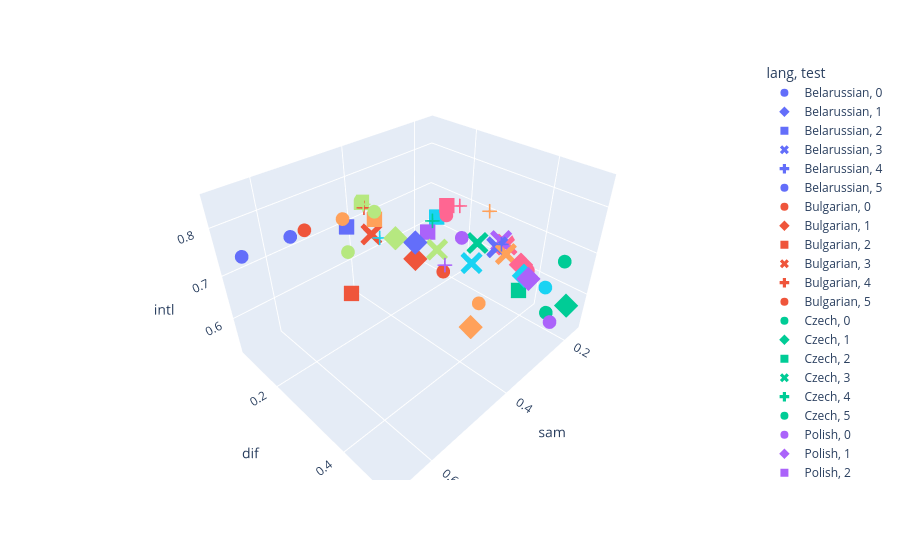

The notebook cell this image was saved under:
### Code cell
fig = px.scatter_3d(intellig, x="sam", y="dif", z="intl", color="lang", symbol="test")
fig.show()

### Figure 1 — Plotly figure (JSON) as saved in the notebook; plotly's stock layout.template omitted (floating-point values rounded to 4 significant figures)
{"data": [{"hovertemplate": "lang=Belarussian<br>test=0<br>sam=%{x}<br>dif=%{y}<br>intl=%{z}<extra></extra>", "legendgroup": "Belarussian, 0", "marker": {"color": "#636efa", "symbol": "circle"}, "mode": "markers", "name": "Belarussian, 0", "scene": "scene", "showlegend": true, "type": "scatter3d", "x": [0.6744], "y": [0.1395], "z": [0.7665]}, {"hovertemplate": "lang=Belarussian<br>test=1<br>sam=%{x}<br>dif=%{y}<br>intl=%{z}<extra></extra>", "legendgroup": "Belarussian, 1", "marker": {"color": "#636efa", "symbol": "diamond"}, "mode": "markers", "name": "Belarussian, 1", "scene": "scene", "showlegend": true, "type": "scatter3d", "x": [0.45], "y": [0.325], "z": [0.7773]}, {"hovertemplate": "lang=Belarussian<br>test=2<br>sam=%{x}<br>dif=%{y}<br>intl=%{z}<extra></extra>", "legendgroup": "Belarussian, 2", "marker": {"color": "#636efa", "symbol": "square"}, "mode": "markers", "name": "Belarussian, 2", "scene": "scene", "showlegend": true, "type": "scatter3d", "x": [0.4571], "y": [0.1429], "z": [0.7359]}, {"hovertemplate": "lang=Belarussian<br>test=3<br>sam=%{x}<br>dif=%{y}<br>intl=%{z}<extra></extra>", "legendgroup": "Belarussian, 3", "marker": {"color": "#636efa", "symbol": "x"}, "mode": "markers", "name": "Belarussian, 3", "scene": "scene", "showlegend": true, "type": "scatter3d", "x": [0.2273], "y": [0.3409], "z": [0.6743]}, {"hovertemplate": "lang=Belarussian<br>test=4<br>sam=%{x}<br>dif=%{y}<br>intl=%{z}<extra></extra>", "legendgroup": "Belarussian, 4", "marker": {"color": "#636efa", "symbol": "cross"}, "mode": "markers", "name": "Belarussian, 4", "scene": "scene", "showlegend": true, "type": "scatter3d", "x": [0.3514], "y": [0.4324], "z": [0.7776]}, {"hovertemplate": "lang=Belarussian<br>test=5<br>sam=%{x}<br>dif=%{y}<br>intl=%{z}<extra></extra>", "legendgroup": "Belarussian, 5", "marker": {"color": "#636efa", "symbol": "circle"}, "mode": "markers", "name": "Belarussian, 5", "scene": "scene", "showlegend": true, "type": "scatter3d", "x": [0.6216], "y": [0.2162], "z": [0.8158]}, {"hovertemplate": "lang=Bulgarian<br>test=0<br>sam=%{x}<br>dif=%{y}<br>intl=%{z}<extra></extra>", "legendgroup": "Bulgarian, 0", "marker": {"color": "#EF553B", "symbol": "circle"}, "mode": "markers", "name": "Bulgarian, 0", "scene": "scene", "showlegend": true, "type": "scatter3d", "x": [0.3488], "y": [0.3023], "z": [0.6543]}, {"hovertemplate": "lang=Bulgarian<br>test=1<br>sam=%{x}<br>dif=%{y}<br>intl=%{z}<extra></extra>", "legendgroup": "Bulgarian, 1", "marker": {"color": "#EF553B", "symbol": "diamond"}, "mode": "markers", "name": "Bulgarian, 1", "scene": "scene", "showlegend": true, "type": "scatter3d", "x": [0.425], "y": [0.3], "z": [0.7199]}, {"hovertemplate": "lang=Bulgarian<br>test=2<br>sam=%{x}<br>dif=%{y}<br>intl=%{z}<extra></extra>", "legendgroup": "Bulgarian, 2", "marker": {"color": "#EF553B", "symbol": "square"}, "mode": "markers", "name": "Bulgarian, 2", "scene": "scene", "showlegend": true, "type": "scatter3d", "x": [0.5429], "y": [0.2571], "z": [0.6817]}, {"hovertemplate": "lang=Bulgarian<br>test=3<br>sam=%{x}<br>dif=%{y}<br>intl=%{z}<extra></extra>", "legendgroup": "Bulgarian, 3", "marker": {"color": "#EF553B", "symbol": "x"}, "mode": "markers", "name": "Bulgarian, 3", "scene": "scene", "showlegend": true, "type": "scatter3d", "x": [0.4091], "y": [0.1591], "z": [0.7052]}, {"hovertemplate": "lang=Bulgarian<br>test=4<br>sam=%{x}<br>dif=%{y}<br>intl=%{z}<extra></extra>", "legendgroup": "Bulgarian, 4", "marker": {"color": "#EF553B", "symbol": "cross"}, "mode": "markers", "name": "Bulgarian, 4", "scene": "scene", "showlegend": true, "type": "scatter3d", "x": [0.4054], "y": [0.1351], "z": [0.7548]}, {"hovertemplate": "lang=Bulgarian<br>test=5<br>sam=%{x}<br>dif=%{y}<br>intl=%{z}<extra></extra>", "legendgroup": "Bulgarian, 5", "marker": {"color": "#EF553B", "symbol": "circle"}, "mode": "markers", "name": "Bulgarian, 5", "scene": "scene", "showlegend": true, "type": "scatter3d", "x": [0.5946], "y": [0.2162], "z": [0.8166]}, {"hovertemplate": "lang=Czech<br>test=0<br>sam=%{x}<br>dif=%{y}<br>intl=%{z}<extra></extra>", "legendgroup": "Czech, 0", "marker": {"color": "#00cc96", "symbol": "circle"}, "mode": "markers", "name": "Czech, 0", "scene": "scene", "showlegend": true, "type": "scatter3d", "x": [0.1628], "y": [0.4419], "z": [0.5204]}, {"hovertemplate": "lang=Czech<br>test=1<br>sam=%{x}<br>dif=%{y}<br>intl=%{z}<extra></extra>", "legendgroup": "Czech, 1", "marker": {"color": "#00cc96", "symbol": "diamond"}, "mode": "markers", "name": "Czech, 1", "scene": "scene", "showlegend": true, "type": "scatter3d", "x": [0.2], "y": [0.5], "z": [0.5956]}, {"hovertemplate": "lang=Czech<br>test=2<br>sam=%{x}<br>dif=%{y}<br>intl=%{z}<extra></extra>", "legendgroup": "Czech, 2", "marker": {"color": "#00cc96", "symbol": "square"}, "mode": "markers", "name": "Czech, 2", "scene": "scene", "showlegend": true, "type": "scatter3d", "x": [0.1714], "y": [0.3714], "z": [0.5489]}, {"hovertemplate": "lang=Czech<br>test=3<br>sam=%{x}<br>dif=%{y}<br>intl=%{z}<extra></extra>", "legendgroup": "Czech, 3", "marker": {"color": "#00cc96", "symbol": "x"}, "mode": "markers", "name": "Czech, 3", "scene": "scene", "showlegend": true, "type": "scatter3d", "x": [0.2045], "y": [0.2727], "z": [0.6442]}, {"hovertemplate": "lang=Czech<br>test=4<br>sam=%{x}<br>dif=%{y}<br>intl=%{z}<extra></extra>", "legendgroup": "Czech, 4", "marker": {"color": "#00cc96", "symbol": "cross"}, "mode": "markers", "name": "Czech, 4", "scene": "scene", "showlegend": true, "type": "scatter3d", "x": [0.3784], "y": [0.2973], "z": [0.7794]}, {"hovertemplate": "lang=Czech<br>test=5<br>sam=%{x}<br>dif=%{y}<br>intl=%{z}<extra></extra>", "legendgroup": "Czech, 5", "marker": {"color": "#00cc96", "symbol": "circle"}, "mode": "markers", "name": "Czech, 5", "scene": "scene", "showlegend": true, "type": "scatter3d", "x": [0.2162], "y": [0.4865], "z": [0.7031]}, {"hovertemplate": "lang=Polish<br>test=0<br>sam=%{x}<br>dif=%{y}<br>intl=%{z}<extra></extra>", "legendgroup": "Polish, 0", "marker": {"color": "#ab63fa", "symbol": "circle"}, "mode": "markers", "name": "Polish, 0", "scene": "scene", "showlegend": true, "type": "scatter3d", "x": [0.2326], "y": [0.4884], "z": [0.5652]}, {"hovertemplate": "lang=Polish<br>test=1<br>sam=%{x}<br>dif=%{y}<br>intl=%{z}<extra></extra>", "legendgroup": "Polish, 1", "marker": {"color": "#ab63fa", "symbol": "diamond"}, "mode": "markers", "name": "Polish, 1", "scene": "scene", "showlegend": true, "type": "scatter3d", "x": [0.275], "y": [0.45], "z": [0.6747]}, {"hovertemplate": "lang=Polish<br>test=2<br>sam=%{x}<br>dif=%{y}<br>intl=%{z}<extra></extra>", "legendgroup": "Polish, 2", "marker": {"color": "#ab63fa", "symbol": "square"}, "mode": "markers", "name": "Polish, 2", "scene": "scene", "showlegend": true, "type": "scatter3d", "x": [0.2571], "y": [0.1714], "z": [0.6515]}, {"hovertemplate": "lang=Polish<br>test=3<br>sam=%{x}<br>dif=%{y}<br>intl=%{z}<extra></extra>", "legendgroup": "Polish, 3", "marker": {"color": "#ab63fa", "symbol": "x"}, "mode": "markers", "name": "Polish, 3", "scene": "scene", "showlegend": true, "type": "scatter3d", "x": [0.1818], "y": [0.3182], "z": [0.6592]}, {"hovertemplate": "lang=Polish<br>test=4<br>sam=%{x}<br>dif=%{y}<br>intl=%{z}<extra></extra>", "legendgroup": "Polish, 4", "marker": {"color": "#ab63fa", "symbol": "cross"}, "mode": "markers", "name": "Polish, 4", "scene": "scene", "showlegend": true, "type": "scatter3d", "x": [0.4324], "y": [0.3784], "z": [0.748]}, {"hovertemplate": "lang=Polish<br>test=5<br>sam=%{x}<br>dif=%{y}<br>intl=%{z}<extra></extra>", "legendgroup": "Polish, 5", "marker": {"color": "#ab63fa", "symbol": "circle"}, "mode": "markers", "name": "Polish, 5", "scene": "scene", "showlegend": true, "type": "scatter3d", "x": [0.3243], "y": [0.3243], "z": [0.7317]}, {"hovertemplate": "lang=Serbian<br>test=0<br>sam=%{x}<br>dif=%{y}<br>intl=%{z}<extra></extra>", "legendgroup": "Serbian, 0", "marker": {"color": "#FFA15A", "symbol": "circle"}, "mode": "markers", "name": "Serbian, 0", "scene": "scene", "showlegend": true, "type": "scatter3d", "x": [0.3488], "y": [0.3953], "z": [0.6267]}, {"hovertemplate": "lang=Serbian<br>test=1<br>sam=%{x}<br>dif=%{y}<br>intl=%{z}<extra></extra>", "legendgroup": "Serbian, 1", "marker": {"color": "#FFA15A", "symbol": "diamond"}, "mode": "markers", "name": "Serbian, 1", "scene": "scene", "showlegend": true, "type": "scatter3d", "x": [0.375], "y": [0.4], "z": [0.5859]}, {"hovertemplate": "lang=Serbian<br>test=2<br>sam=%{x}<br>dif=%{y}<br>intl=%{z}<extra></extra>", "legendgroup": "Serbian, 2", "marker": {"color": "#FFA15A", "symbol": "square"}, "mode": "markers", "name": "Serbian, 2", "scene": "scene", "showlegend": true, "type": "scatter3d", "x": [0.4571], "y": [0.2286], "z": [0.7871]}, {"hovertemplate": "lang=Serbian<br>test=3<br>sam=%{x}<br>dif=%{y}<br>intl=%{z}<extra></extra>", "legendgroup": "Serbian, 3", "marker": {"color": "#FFA15A", "symbol": "x"}, "mode": "markers", "name": "Serbian, 3", "scene": "scene", "showlegend": true, "type": "scatter3d", "x": [0.2273], "y": [0.3636], "z": [0.6681]}, {"hovertemplate": "lang=Serbian<br>test=4<br>sam=%{x}<br>dif=%{y}<br>intl=%{z}<extra></extra>", "legendgroup": "Serbian, 4", "marker": {"color": "#FFA15A", "symbol": "cross"}, "mode": "markers", "name": "Serbian, 4", "scene": "scene", "showlegend": true, "type": "scatter3d", "x": [0.2432], "y": [0.3243], "z": [0.7575]}, {"hovertemplate": "lang=Serbian<br>test=5<br>sam=%{x}<br>dif=%{y}<br>intl=%{z}<extra></extra>", "legendgroup": "Serbian, 5", "marker": {"color": "#FFA15A", "symbol": "circle"}, "mode": "markers", "name": "Serbian, 5", "scene": "scene", "showlegend": true, "type": "scatter3d", "x": [0.4595], "y": [0.1351], "z": [0.7508]}, {"hovertemplate": "lang=Slovak<br>test=0<br>sam=%{x}<br>dif=%{y}<br>intl=%{z}<extra></extra>", "legendgroup": "Slovak, 0", "marker": {"color": "#19d3f3", "symbol": "circle"}, "mode": "markers", "name": "Slovak, 0", "scene": "scene", "showlegend": true, "type": "scatter3d", "x": [0.186], "y": [0.4419], "z": [0.6021]}, {"hovertemplate": "lang=Slovak<br>test=1<br>sam=%{x}<br>dif=%{y}<br>intl=%{z}<extra></extra>", "legendgroup": "Slovak, 1", "marker": {"color": "#19d3f3", "symbol": "diamond"}, "mode": "markers", "name": "Slovak, 1", "scene": "scene", "showlegend": true, "type": "scatter3d", "x": [0.25], "y": [0.425], "z": [0.6564]}, {"hovertemplate": "lang=Slovak<br>test=2<br>sam=%{x}<br>dif=%{y}<br>intl=%{z}<extra></extra>", "legendgroup": "Slovak, 2", "marker": {"color": "#19d3f3", "symbol": "square"}, "mode": "markers", "name": "Slovak, 2", "scene": "scene", "showlegend": true, "type": "scatter3d", "x": [0.2286], "y": [0.1714], "z": [0.6784]}, {"hovertemplate": "lang=Slovak<br>test=3<br>sam=%{x}<br>dif=%{y}<br>intl=%{z}<extra></extra>", "legendgroup": "Slovak, 3", "marker": {"color": "#19d3f3", "symbol": "x"}, "mode": "markers", "name": "Slovak, 3", "scene": "scene", "showlegend": true, "type": "scatter3d", "x": [0.25], "y": [0.2955], "z": [0.6237]}, {"hovertemplate": "lang=Slovak<br>test=4<br>sam=%{x}<br>dif=%{y}<br>intl=%{z}<extra></extra>", "legendgroup": "Slovak, 4", "marker": {"color": "#19d3f3", "symbol": "cross"}, "mode": "markers", "name": "Slovak, 4", "scene": "scene", "showlegend": true, "type": "scatter3d", "x": [0.4595], "y": [0.2432], "z": [0.7551]}, {"hovertemplate": "lang=Slovene<br>test=0<br>sam=%{x}<br>dif=%{y}<br>intl=%{z}<extra></extra>", "legendgroup": "Slovene, 0", "marker": {"color": "#FF6692", "symbol": "circle"}, "mode": "markers", "name": "Slovene, 0", "scene": "scene", "showlegend": true, "type": "scatter3d", "x": [0.186], "y": [0.3953], "z": [0.6223]}, {"hovertemplate": "lang=Slovene<br>test=1<br>sam=%{x}<br>dif=%{y}<br>intl=%{z}<extra></extra>", "legendgroup": "Slovene, 1", "marker": {"color": "#FF6692", "symbol": "diamond"}, "mode": "markers", "name": "Slovene, 1", "scene": "scene", "showlegend": true, "type": "scatter3d", "x": [0.225], "y": [0.4], "z": [0.6581]}, {"hovertemplate": "lang=Slovene<br>test=2<br>sam=%{x}<br>dif=%{y}<br>intl=%{z}<extra></extra>", "legendgroup": "Slovene, 2", "marker": {"color": "#FF6692", "symbol": "square"}, "mode": "markers", "name": "Slovene, 2", "scene": "scene", "showlegend": true, "type": "scatter3d", "x": [0.2286], "y": [0.2], "z": [0.718]}, {"hovertemplate": "lang=Slovene<br>test=3<br>sam=%{x}<br>dif=%{y}<br>intl=%{z}<extra></extra>", "legendgroup": "Slovene, 3", "marker": {"color": "#FF6692", "symbol": "x"}, "mode": "markers", "name": "Slovene, 3", "scene": "scene", "showlegend": true, "type": "scatter3d", "x": [0.1591], "y": [0.3182], "z": [0.64]}, {"hovertemplate": "lang=Slovene<br>test=4<br>sam=%{x}<br>dif=%{y}<br>intl=%{z}<extra></extra>", "legendgroup": "Slovene, 4", "marker": {"color": "#FF6692", "symbol": "cross"}, "mode": "markers", "name": "Slovene, 4", "scene": "scene", "showlegend": true, "type": "scatter3d", "x": [0.2703], "y": [0.2703], "z": [0.759]}, {"hovertemplate": "lang=Slovene<br>test=5<br>sam=%{x}<br>dif=%{y}<br>intl=%{z}<extra></extra>", "legendgroup": "Slovene, 5", "marker": {"color": "#FF6692", "symbol": "circle"}, "mode": "markers", "name": "Slovene, 5", "scene": "scene", "showlegend": true, "type": "scatter3d", "x": [0.2162], "y": [0.1892], "z": [0.6845]}, {"hovertemplate": "lang=Ukranian<br>test=0<br>sam=%{x}<br>dif=%{y}<br>intl=%{z}<extra></extra>", "legendgroup": "Ukranian, 0", "marker": {"color": "#B6E880", "symbol": "circle"}, "mode": "markers", "name": "Ukranian, 0", "scene": "scene", "showlegend": true, "type": "scatter3d", "x": [0.5581], "y": [0.2791], "z": [0.7867]}, {"hovertemplate": "lang=Ukranian<br>test=1<br>sam=%{x}<br>dif=%{y}<br>intl=%{z}<extra></extra>", "legendgroup": "Ukranian, 1", "marker": {"color": "#B6E880", "symbol": "diamond"}, "mode": "markers", "name": "Ukranian, 1", "scene": "scene", "showlegend": true, "type": "scatter3d", "x": [0.45], "y": [0.275], "z": [0.7642]}, {"hovertemplate": "lang=Ukranian<br>test=2<br>sam=%{x}<br>dif=%{y}<br>intl=%{z}<extra></extra>", "legendgroup": "Ukranian, 2", "marker": {"color": "#B6E880", "symbol": "square"}, "mode": "markers", "name": "Ukranian, 2", "scene": "scene", "showlegend": true, "type": "scatter3d", "x": [0.3714], "y": [0.08571], "z": [0.7367]}, {"hovertemplate": "lang=Ukranian<br>test=3<br>sam=%{x}<br>dif=%{y}<br>intl=%{z}<extra></extra>", "legendgroup": "Ukranian, 3", "marker": {"color": "#B6E880", "symbol": "x"}, "mode": "markers", "name": "Ukranian, 3", "scene": "scene", "showlegend": true, "type": "scatter3d", "x": [0.3864], "y": [0.3182], "z": [0.7309]}, {"hovertemplate": "lang=Ukranian<br>test=4<br>sam=%{x}<br>dif=%{y}<br>intl=%{z}<extra></extra>", "legendgroup": "Ukranian, 4", "marker": {"color": "#B6E880", "symbol": "cross"}, "mode": "markers", "name": "Ukranian, 4", "scene": "scene", "showlegend": true, "type": "scatter3d", "x": [0.5135], "y": [0.2703], "z": [0.8535]}, {"hovertemplate": "lang=Ukranian<br>test=5<br>sam=%{x}<br>dif=%{y}<br>intl=%{z}<extra></extra>", "legendgroup": "Ukranian, 5", "marker": {"color": "#B6E880", "symbol": "circle"}, "mode": "markers", "name": "Ukranian, 5", "scene": "scene", "showlegend": true, "type": "scatter3d", "x": [0.5135], "y": [0.2973], "z": [0.8506]}], "layout": {"autosize": true, "legend": {"title": {"text": "lang, test"}, "tracegroupgap": 0}, "margin": {"t": 60}, "scene": {"aspectmode": "auto", "aspectratio": {"x": 1.244, "y": 0.9999, "z": 0.804}, "domain": {"x": [0, 1], "y": [0, 1]}, "xaxis": {"title": {"text": "sam"}, "type": "linear"}, "yaxis": {"title": {"text": "dif"}, "type": "linear"}, "zaxis": {"title": {"text": "intl"}, "type": "linear"}}}}
